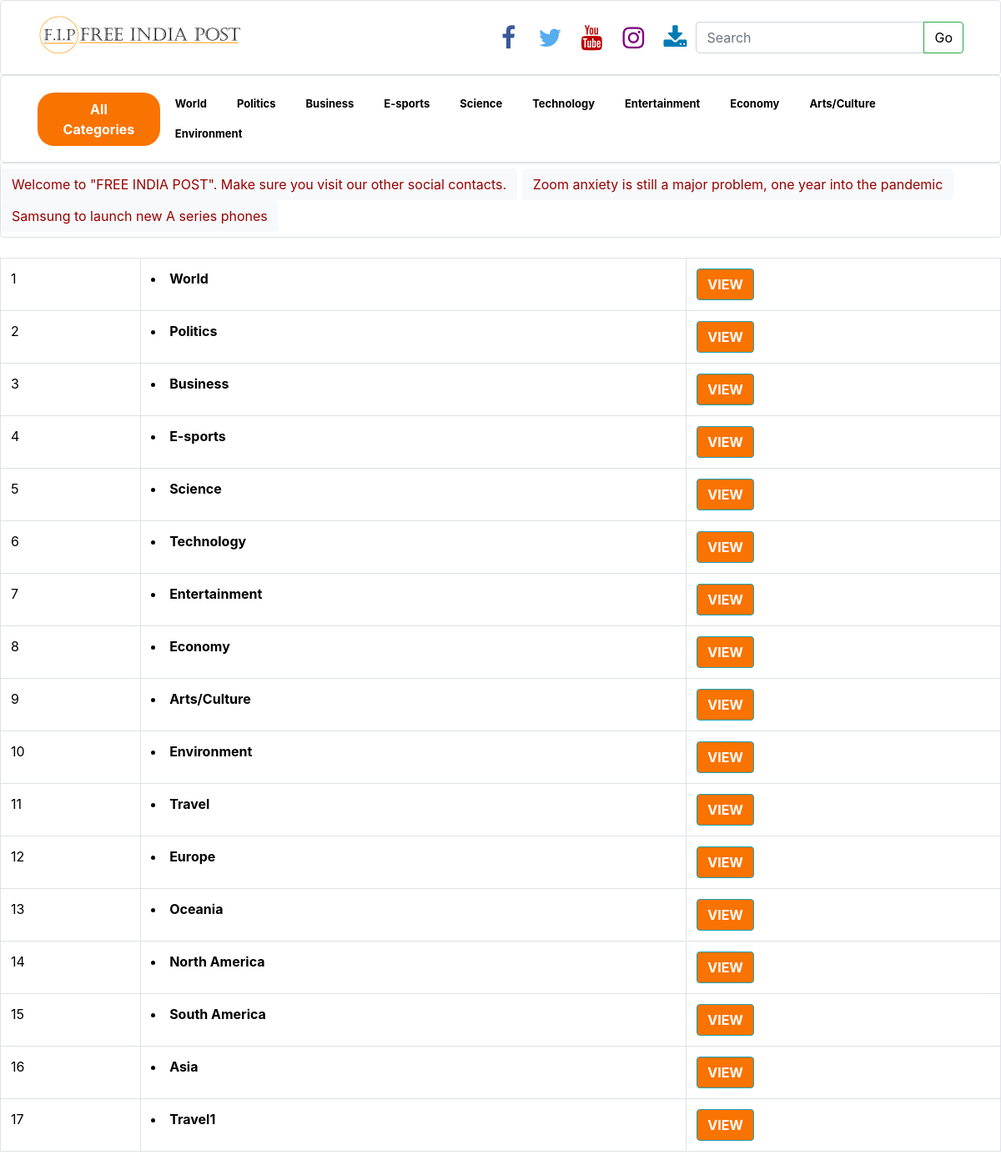
/allcategories.php, run on the app's committed database.
### tables this page shows
CREATE TABLE `category` (
  `id` int(10) UNSIGNED NOT NULL,
  `category_name` varchar(255) NOT NULL,
  `des` text NOT NULL
);

CREATE TABLE `bulletin` (
  `id` int(11) NOT NULL,
  `bulletin` varchar(1000) NOT NULL
);

### allcategories.php (the view)
<?php include('include/mainheader.php')?>
<table class="table table-bordered">
  <?php
  include('db/connection.php');
  $query=mysqli_query($conn,"select * from category");
  while($row=mysqli_fetch_array($query)){
  ?>
  <tr style="color: #000000;">
    <td><?php echo $row['id'];?></td>
    <td><b><li><?php echo $row['category_name'];?></li></b></td>
    <td><a href="category_page.php?single=<?php echo$row['category_name'];?>"class="btn btn-info" style="background-color: #F97300;" ><b>VIEW</b></a></td>
  </tr>
<?php } ?>
</table>

### include/mainheader.php (shortened to what this page needs)
<!DOCTYPE html>
<html >
<head>
    <link rel="stylesheet" href="assets/bootstrap/css/bootstrap.min.css">
    <link rel="stylesheet" href="assets/fonts/font-awesome.min.css">
    <link rel="stylesheet" href="assets/css/Card-Group1-Shadow.css">
    <link rel="stylesheet" href="assets/css/Navigation-with-Search.css">
</head>
<body style="background-color: #ffffff;">
  <nav class="navbar navbar-light navbar-expand-md sticky-top border rounded navigation-clean-search" style="background-color: #ffffff;">
    <div class="container">
      <a href="index.php">
        <input type="image" style="width:250px;height:50px;" src="images/logofip.jpg">
      </a>
      <div class="collapse navbar-collapse d-md-flex justify-content-md-end" id="navcol-1">
        <a class="list-unstyled"><?php include('include/socials.php')?></a>
        <?php include('include/downloadbutton.php')?>
        <form action="search.php" method="post">
          <div class="input-group sm-3">
            <input type="text" name="search" class="form-control" placeholder="Search">
            <div class="input-group-append">
              <button style="background-color: #ffffff;color: #000000;" class="btn btn-success" name="submit" type="submit">Go</button>
            </div>
          </div>
        </form>
      </div>
    </div>
  </nav>
  <nav class="navbar navbar-light navbar-expand-md border rounded navigation-clean-search" style="background-color: #ffffff;">
    <div class="container">
      <a class="btn btn-light action-button" role="button" href="allcategories.php" style="background-color:#F97300"><b>All Categories</b>
          </a>
      <div class="collapse navbar-collapse d-md-flex justify-content-md-end" id="navcol-2">
        <ul class="nav navbar-nav" style="text-align: center;">
          <?php
          include('db/connection.php');
          $query1=mysqli_query($conn,"select * from category limit 0,10");
          while($row=mysqli_fetch_array($query1)){
          ?>
          <li class="nav-item" role="presentation">
            <a class="nav-link" href="category_page.php?single=<?php echo$row['category_name'];?>" style="font-size: 13px; color: #000000">
              <b><?php echo $row['category_name']; ?></b>
            </a>
          </li>
          <?php } ?>
        </ul>
      </div>
    </div>
  </nav>
  <marquee  class="form-control-plaintext border rounded" style=" background-color: #ffffff;color: #990000;font-size: 20px;"  type="text" ; readonly="">
    <?php
    include('db/connection.php');
    $query1 =mysqli_query($conn,"select * from bulletin");
    while($row=mysqli_fetch_array($query1)){
      $bulletin=$row['bulletin'];
      ?>
      <a class="btn btn-light action-button" style="color: #990000;"><?php echo $bulletin; ?></a>
    <?php } ?>
  </marquee>
  <br>
</body>
</html>

### include/socials.php (shortened to what this page needs)
<!DOCTYPE html>
<html>
<head>
<link rel="stylesheet" href="https://cdnjs.cloudflare.com/ajax/libs/font-awesome/4.7.0/css/font-awesome.min.css">
</head>
<body>
<a href="https://www.facebook.com/freeindiapost/" class="fa fa-facebook"></a>
<a href="https://twitter.com/freeindiapost" class="fa fa-twitter"></a>
<a href="https://www.youtube.com/channel/UCjqdFnghXy0XJ4zOHn_Yl3w" class="fa fa-youtube"></a>
<a href="https://www.instagram.com/freeindiapost" class="fa fa-instagram"></a>
</body>
</html>

### include/downloadbutton.php (shortened to what this page needs)
<!DOCTYPE html>
<html>
<head>
<link rel="stylesheet" href="https://cdnjs.cloudflare.com/ajax/libs/font-awesome/4.7.0/css/font-awesome.min.css">
</head>
<body>
<a style="background:white;color:#007bb5;"href="downloadpage.php"class="fa fa-download"></a>
</body>
</html>

### assets/css/Navigation-with-Search.css (style rules this page uses)
.navigation-clean-search { background: #fff; padding-top: .75rem; padding-bottom: .75rem; color: #333; border-radius: 0; box-shadow: none; border: none; margin-bottom: 0; }
@media (min-width:768px) { .navigation-clean-search { padding-top: 1rem; padding-bottom: 1rem; } }
.navigation-clean-search .navbar-collapse, .navigation-clean-search .form-inline { border-top-color: #ddd; }
.navigation-clean-search.navbar .navbar-nav .nav-link { padding-left: 18px; padding-right: 18px; }
.navigation-clean-search.navbar-light .navbar-nav .nav-link { color: #465765; }
.navigation-clean-search .action-button, .navigation-clean-button .action-button:active { background: #56c6c6; border-radius: 20px; font-size: inherit; color: #fff !important; box-shadow: none; border: none; text-shadow: none; padding: 8px 20px; transition: background-color 0.25s; }

### include/socials.php (style rules this page uses)
.fa { padding: 5px; font-size: 30px; width: 40px; text-align: center; text-decoration: none; margin: 5px 5px; border-radius: 50%; }
.fa-facebook { background: white; color: #3B5998; }
.fa-twitter { background: white; color: #55ACEE; }
.fa-download { background: #007bb5; color: white; }
.fa-youtube { background: white; color: #bb0000; }
.fa-instagram { background: white; color: purple; }

### include/downloadbutton.php (style rules this page uses)
.fa { padding: 5px; font-size: 30px; width: 40px; text-align: center; text-decoration: none; margin: 5px 5px; border-radius: 50%; }
.fa-download { background: #007bb5; color: white; }

### data on the page
category: category_name "World", id "1"
category: category_name "Politics", id "2"
category: category_name "Business", id "3"
category: category_name "E-sports", id "4"
category: category_name "Science", id "5"
category: category_name "Technology", id "6"
category: category_name "Entertainment", id "7"
category: category_name "Economy", id "8"
category: category_name "Arts/Culture", id "9"
category: category_name "Environment", id "10"
bulletin: bulletin "Welcome to \"FREE INDIA POST\". Make sure you visit our other social contacts."
bulletin: bulletin "Zoom anxiety is still a major problem, one year into the pandemic"
bulletin: bulletin "Samsung to launch new A series phones"
category: id "11", category_name "Travel"
category: id "12", category_name "Europe"
category: id "13", category_name "Oceania"
category: id "14", category_name "North America"
category: id "15", category_name "South America"
category: id "16", category_name "Asia"
category: id "17", category_name "Travel1"
